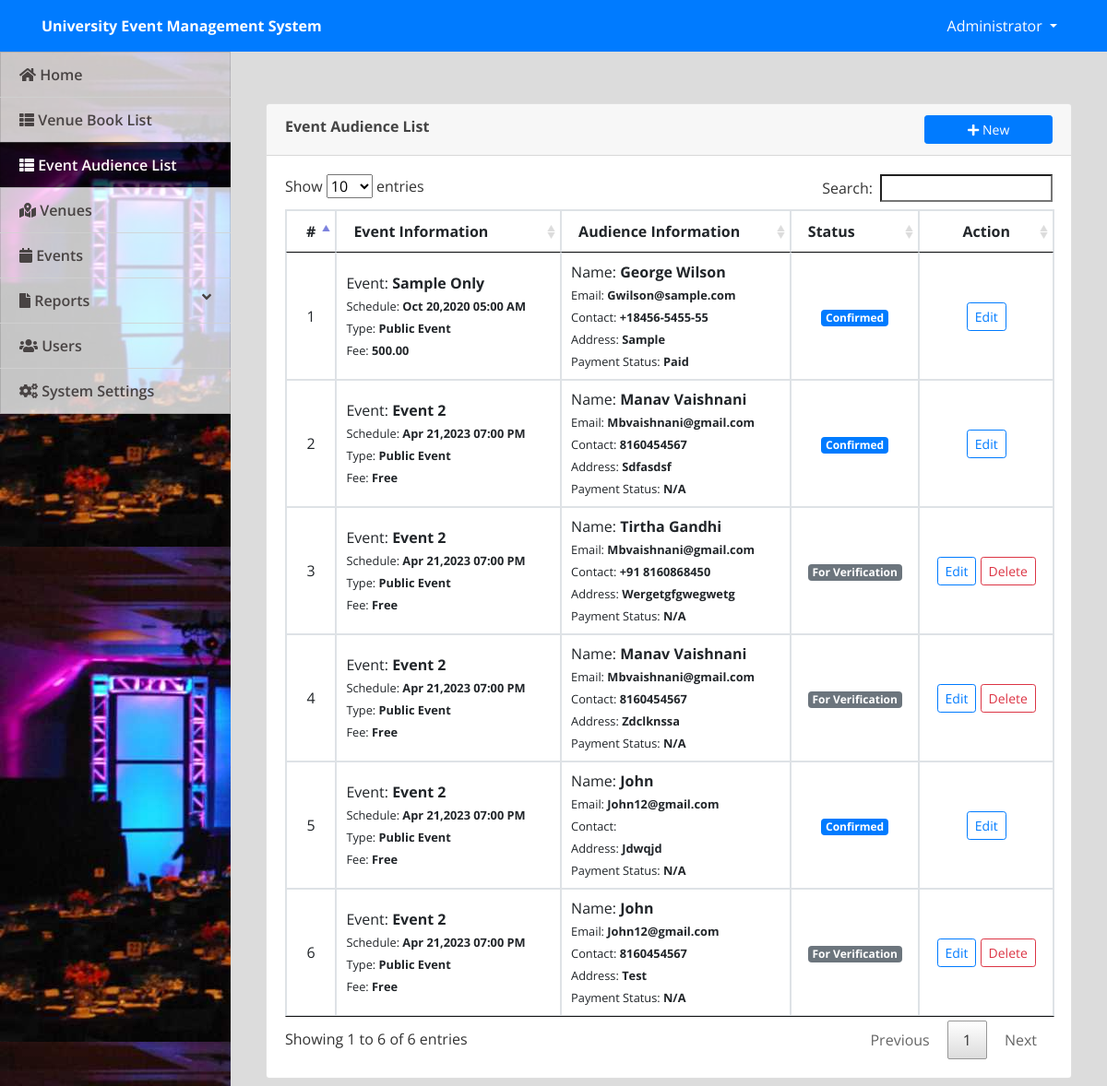
Screenshot of /admin/index.php?page=audience (signed in) with the database file from the repository.
### tables this page shows
CREATE TABLE IF NOT EXISTS `audience` (
  `id` int(11) NOT NULL AUTO_INCREMENT,
  `name` text NOT NULL,
  `contact` varchar(50) NOT NULL,
  `email` varchar(100) NOT NULL,
  `address` text NOT NULL,
  `event_id` int(30) NOT NULL,
  `payment_status` tinyint(1) NOT NULL DEFAULT '0' COMMENT '0= pending, 1 =Paid',
  `attendance_status` tinyint(1) NOT NULL DEFAULT '0' COMMENT '1= present',
  `status` tinyint(1) NOT NULL DEFAULT '0' COMMENT '0 = for verification,  1 = confirmed,2= declined',
  `date_created` datetime NOT NULL DEFAULT CURRENT_TIMESTAMP,
  PRIMARY KEY (`id`)
);

CREATE TABLE IF NOT EXISTS `events` (
  `id` int(30) NOT NULL AUTO_INCREMENT,
  `venue_id` int(30) NOT NULL,
  `event` text NOT NULL,
  `description` text NOT NULL,
  `schedule` datetime NOT NULL,
  `type` tinyint(1) NOT NULL DEFAULT '1' COMMENT '1=Public, 2-Private',
  `audience_capacity` int(30) NOT NULL,
  `payment_type` tinyint(1) NOT NULL DEFAULT '1' COMMENT '1=Free,payable',
  `amount` double NOT NULL DEFAULT '0',
  `banner` text NOT NULL,
  `date_created` datetime NOT NULL,
  PRIMARY KEY (`id`)
);

### admin/audience.php (the view, shortened to what this page needs)
<?php include('db_connect.php');?>
<div class="container-fluid">
	<div class="col-lg-12">
		<div class="row">
			<div class="col-md-12">
				<div class="card">
					<div class="card-header">
						<b>Event Audience List</b>
						<span class="">
							<button class="btn btn-primary btn-block btn-sm col-sm-2 float-right" type="button" id="new_register">
					<i class="fa fa-plus"></i> New</button>
				</span>
					</div>
					<div class="card-body">
						<table class="table table-bordered table-condensed table-hover">
							<thead>
								<tr>
									<th class="text-center">#</th>
									<th class="">Event Information</th>
									<th class="">Audience Information</th>
									<th class="">Status</th>
									<th class="text-center">Action</th>
								</tr>
							</thead>
							<tbody>
								<?php
								$i = 1;
								$registering = $conn->query("SELECT a.*,e.event,e.payment_type,e.type,e.amount,e.schedule from audience a inner join events e on e.id = a.event_id");
								while($row=$registering->fetch_assoc()):
								?>
								<tr>
									<td class="text-center"><?php echo $i++ ?></td>
									<td class="">
										 <p>Event: <b><?php echo ucwords($row['event']) ?></b></p>
										 <p><small>Schedule: <b><?php echo date("M d,Y h:i A",strtotime($row['schedule'])) ?></b></small></p>
										 <p><small>Type: <b><?php echo $row['type']  == 1 ? "Public Event" : "Private Event" ?></small></b></p>
										 <p><small>Fee: <b><?php echo $row['payment_type']  == 1 ? "Free" : number_format($row['amount'],2) ?></small></b></p>
									</td>
									<td class="">
										 <p>Name: <b><?php echo  ucwords($row['name']) ?></b></p>
										 <p><small>Email: <b><?php echo  ucwords($row['email']) ?></b></small></p>
										 <p><small>Contact: <b><?php echo  ucwords($row['contact']) ?></b></small></p>
										 <p><small>Address: <b><?php echo  ucwords($row['address']) ?></b></small></p>
										 <p><small>Payment Status: <b><?php echo $row['payment_type']  == 1 ? "N/A" : ($row['payment_status'] == 1 ? "Paid" : "Unpaid") ?></small></b></p>
									</td>
									<td class="text-center">
										 <?php if($row['status'] == 0): ?>
										 	<span class="badge badge-secondary">For Verification</span>
										 <?php elseif($row['status'] == 1): ?>
										 	<span class="badge badge-primary">Confirmed</span>
										<?php elseif($row['status'] == 2): ?>
										 	<span class="badge badge-danger">Cancelled</span>
										 <?php endif; ?>
									</td>
									<td class="text-center">
										<button class="btn btn-sm btn-outline-primary edit_register" type="button" data-id="<?php echo $row['id'] ?>" >Edit</button>
										<?php if(in_array($row['status'],array(0,2))): ?>
										<button class="btn btn-sm btn-outline-danger delete_register" type="button" data-id="<?php echo $row['id'] ?>">Delete</button>
										 <?php endif; ?>
									</td>
								</tr>
								<?php endwhile; ?>
							</tbody>
						</table>
					</div>
				</div>
			</div>
		</div>
	</div>
</div>

### admin/index.php (shortened to what this page needs)
<!DOCTYPE html>
<html lang="en">
<head>
<?php
 include('./header.php');
 ?>
</head>
<body>
	<?php include 'topbar.php' ?>
	<?php include 'navbar.php' ?>
  <main id="view-panel" >
      <?php $page = isset($_GET['page']) ? $_GET['page'] :'home'; ?>
  	<?php include $page.'.php' ?>
  </main>
</body>
</html>

### admin/header.php (shortened to what this page needs)
  <link rel="stylesheet" href="assets/font-awesome/css/all.min.css">
<link href="assets/vendor/bootstrap/css/bootstrap.min.css" rel="stylesheet">
<link href="assets/vendor/icofont/icofont.min.css" rel="stylesheet">
<link href="assets/vendor/boxicons/css/boxicons.min.css" rel="stylesheet">
<link href="assets/vendor/venobox/venobox.css" rel="stylesheet">
<link href="assets/vendor/animate.css/animate.min.css" rel="stylesheet">
<link href="assets/vendor/remixicon/remixicon.css" rel="stylesheet">
<link href="assets/vendor/owl.carousel/assets/owl.carousel.min.css" rel="stylesheet">
<link href="assets/vendor/bootstrap-datepicker/css/bootstrap-datepicker.min.css" rel="stylesheet">
<link href="assets/DataTables/datatables.min.css" rel="stylesheet">
<link href="assets/css/jquery.datetimepicker.min.css" rel="stylesheet">
<link href="assets/css/select2.min.css" rel="stylesheet">
<link href="assets/css/style.css" rel="stylesheet">
<link type="text/css" rel="stylesheet" href="assets/css/jquery-te-1.4.0.css">

### admin/topbar.php (shortened to what this page needs)
<nav class="navbar navbar-light fixed-top bg-primary" style="padding:0;min-height: 3.5rem">
  <div class="container-fluid mt-2 mb-2">
  	<div class="col-lg-12">
      <div class="col-md-4 float-left text-white">
        <large><b><?php echo isset($_SESSION['system']['name']) ? $_SESSION['system']['name'] : '' ?></b></large>
      </div>
	  	<div class="float-right">
        <div class=" dropdown mr-4">
            <a href="#" class="text-white dropdown-toggle"  id="account_settings" data-toggle="dropdown" aria-haspopup="true" aria-expanded="false"><?php echo $_SESSION['login_name'] ?> </a>
        </div>
      </div>
  </div>
</nav>

### admin/navbar.php (shortened to what this page needs)
<nav id="sidebar" class='mx-lt-5 bg-dark' >
		<div class="sidebar-list">
				<a href="index.php?page=home" class="nav-item nav-home"><span class='icon-field'><i class="fa fa-home"></i></span> Home</a>
				<a href="index.php?page=booking" class="nav-item nav-booking"><span class='icon-field'><i class="fa fa-th-list"></i></span> Venue Book List</a>
				<a href="index.php?page=audience" class="nav-item nav-audience"><span class='icon-field'><i class="fa fa-th-list"></i></span> Event Audience List</a>
				<a href="index.php?page=venue" class="nav-item nav-venue"><span class='icon-field'><i class="fa fa-map-marked-alt"></i></span> Venues</a>
				<a href="index.php?page=events" class="nav-item nav-events"><span class='icon-field'><i class="fa fa-calendar"></i></span> Events</a>
				<a  class="nav-item nav-reports" data-toggle="collapse" href="#reportCollpase" role="button" aria-expanded="false" aria-controls="reportCollpase"><span class='icon-field'><i class="fa fa-file"></i></span> Reports <i class="fa fa-angle-down float-right"></i></a>
				<?php if($_SESSION['login_type'] == 1): ?>
				<a href="index.php?page=users" class="nav-item nav-users"><span class='icon-field'><i class="fa fa-users"></i></span> Users</a>
				<a href="index.php?page=site_settings" class="nav-item nav-site_settings"><span class='icon-field'><i class="fa fa-cogs"></i></span> System Settings</a>
			<?php endif; ?>
		</div>
</nav>

### admin/assets/css/style.css (style rules this page uses)
body { font-family: "Open Sans", sans-serif; color: #444444; width: 100%; height: calc(100%); }
a { color: #1977cc; }
nav#sidebar { height: calc(100%); position: fixed; z-index: 99; left: 0; width: 250px; background: url(../uploads/art-cover.jpg); background-repeat: no-repeat; background-size: cover; }
a.nav-item { position: relative; display: block; padding: .75rem 1.25rem; margin-bottom: -1px; border: 1px solid rgba(0,0,0,.125); background-color: #ffffffc4; color: #484343; font-weight: 600; }
a.nav-item:hover, .nav-item.active { background-color: #000000ad; color: #fffafa; }
main#view-panel { margin-left: 250px; width:calc(100% - 250px); margin-top: 3.5rem; padding: .5em }

### admin/index.php (style rules this page uses)
body { background: #80808045; }

### admin/audience.php (style rules this page uses)
td { vertical-align: middle !important; }
td p { margin: unset }

### rows the page displays
audience: event.event "Sample Only", event.schedule "Oct 20,2020 05:00 AM", event.amount "500.00", name "George Wilson", email "Gwilson@sample.com", contact "+18456-5455-55", address "Sample", payment_status "Paid", status "Confirmed"
audience: event.event "Event 2", event.schedule "Apr 21,2023 07:00 PM", shows "Free", name "Manav Vaishnani", email "Mbvaishnani@gmail.com", contact "8160454567", address "Sdfasdsf", shows "N/A", status "Confirmed"
audience: event.event "Event 2", event.schedule "Apr 21,2023 07:00 PM", shows "Free", name "Tirtha Gandhi", email "Mbvaishnani@gmail.com", contact "+91 8160868450", address "Wergetgfgwegwetg", shows "N/A", status "For Verification"
audience: event.event "Event 2", event.schedule "Apr 21,2023 07:00 PM", shows "Free", name "Manav Vaishnani", email "Mbvaishnani@gmail.com", contact "8160454567", address "Zdclknssa", shows "N/A", status "For Verification"
audience: event.event "Event 2", event.schedule "Apr 21,2023 07:00 PM", shows "Free", name "John", email "John12@gmail.com", address "Jdwqjd", shows "N/A", status "Confirmed"
audience: event.event "Event 2", event.schedule "Apr 21,2023 07:00 PM", shows "Free", name "John", email "John12@gmail.com", contact "8160454567", address "Test", shows "N/A", status "For Verification"

### other values shown
$_SESSION['system']['name'] "University Event Management System"
$_SESSION['login_name'] "Administrator"
